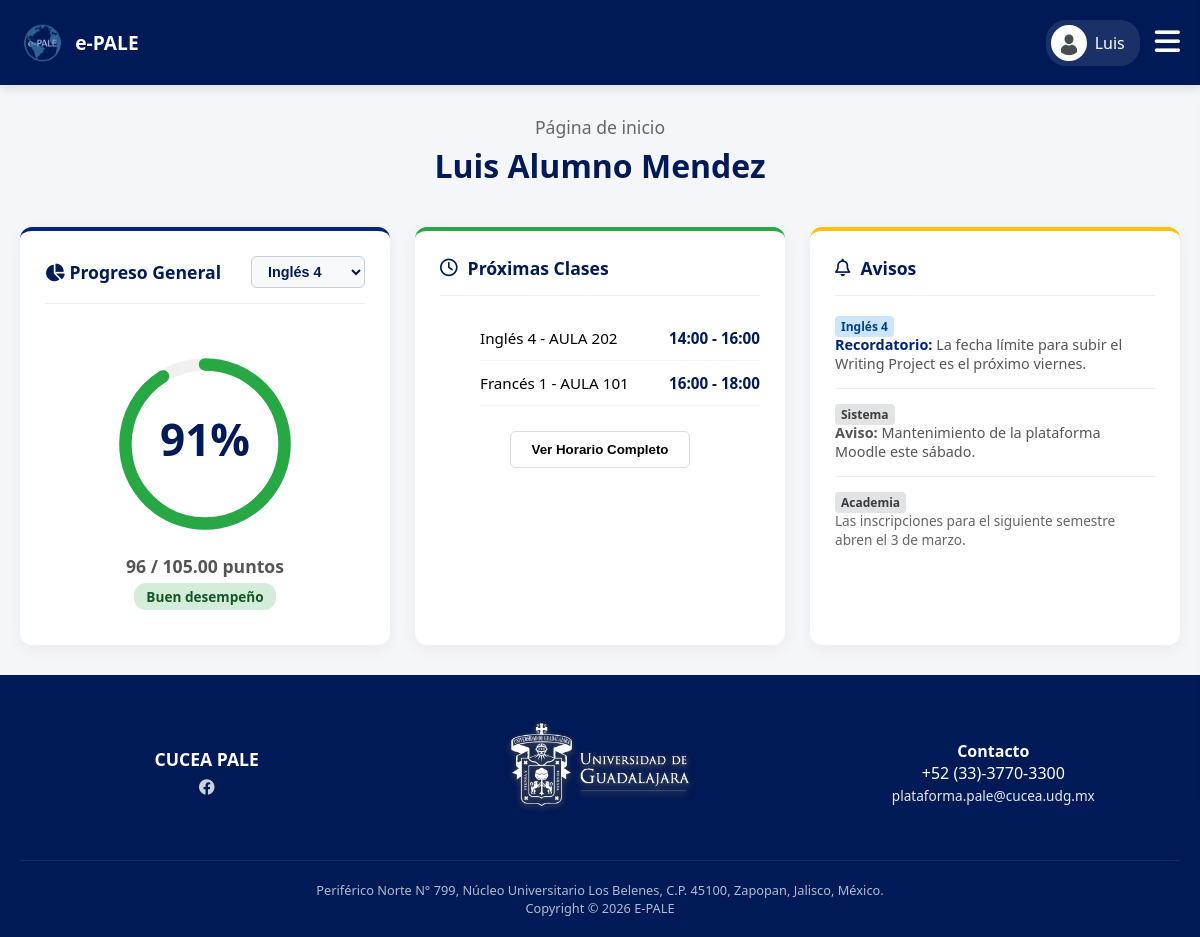
The page /estudiante/index.php (signed in) on the database as committed earlier.
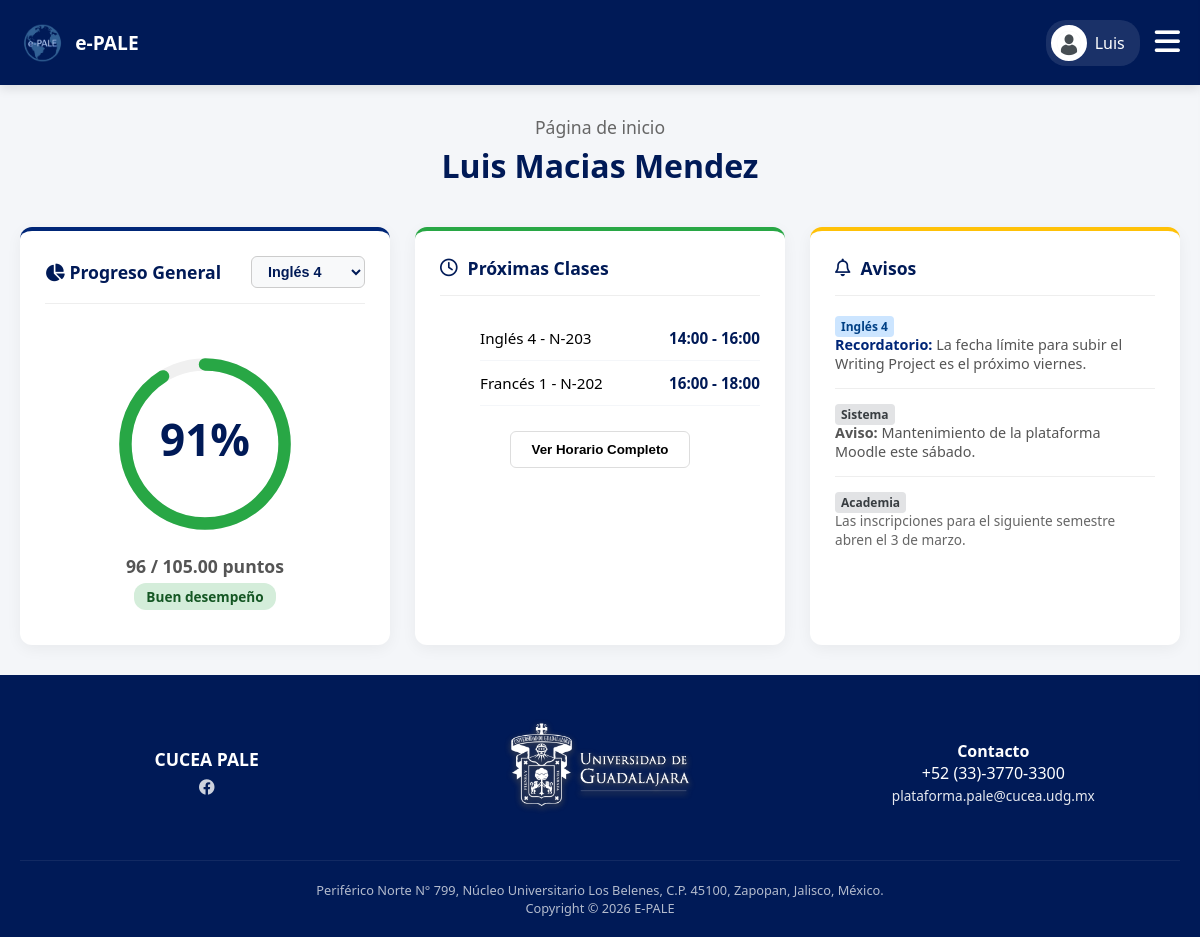
The same page on the database as committed later.
### tables this page shows
CREATE TABLE IF NOT EXISTS `alumnos` (
  `alumno_id` int NOT NULL AUTO_INCREMENT,
  `usuario_id` int NOT NULL,
  `carrera` varchar(50) DEFAULT NULL,
  PRIMARY KEY (`alumno_id`),
  KEY `usuario_id` (`usuario_id`)
);

CREATE TABLE IF NOT EXISTS `usuarios` (
  `usuario_id` int NOT NULL AUTO_INCREMENT,
  `codigo` varchar(20) DEFAULT NULL,
  `nombre` varchar(50) NOT NULL,
  `apellido_paterno` varchar(50) NOT NULL,
  `apellido_materno` varchar(50) DEFAULT NULL,
  `correo` varchar(100) NOT NULL,
  `password` varchar(255) DEFAULT NULL,
  `telefono` varchar(20) DEFAULT NULL,
  `rol` enum('ADMIN','PROFESOR','ALUMNO') NOT NULL,
  `estatus` enum('ACTIVO','INACTIVO') DEFAULT 'ACTIVO',
  `foto_perfil` varchar(255) DEFAULT NULL,
  `google_id` varchar(255) DEFAULT NULL,
  `fecha_creacion` timestamp NULL DEFAULT CURRENT_TIMESTAMP,
  PRIMARY KEY (`usuario_id`),
  UNIQUE KEY `correo` (`correo`),
  UNIQUE KEY `codigo` (`codigo`)
);

CREATE TABLE IF NOT EXISTS `horarios` (
  `horario_id` int NOT NULL AUTO_INCREMENT,
  `nrc` int NOT NULL,
  `dias_patron` varchar(50) DEFAULT NULL,
  `hora_inicio` time NOT NULL,
  `hora_fin` time NOT NULL,
  `modalidad` enum('PRESENCIAL','VIRTUAL') NOT NULL,
  `aula` varchar(50) DEFAULT NULL,
  PRIMARY KEY (`horario_id`),
  KEY `nrc` (`nrc`)
);

CREATE TABLE IF NOT EXISTS `materias` (
  `materia_id` int NOT NULL AUTO_INCREMENT,
  `clave` varchar(10) NOT NULL,
  `nombre` varchar(50) NOT NULL,
  `nivel` int NOT NULL,
  PRIMARY KEY (`materia_id`),
  UNIQUE KEY `clave` (`clave`)
);

### estudiante/index.php (the view, shortened to what the changed rows need)
<?php
require '../db.php';
$stmt_al = $pdo->prepare("SELECT a.alumno_id, u.nombre, u.apellido_paterno, u.apellido_materno
                          FROM alumnos a
                          JOIN usuarios u ON a.usuario_id = u.usuario_id
                          WHERE a.usuario_id = ?");
$stmt_al->execute([$_SESSION['user_id']]);
$alumno = $stmt_al->fetch(PDO::FETCH_ASSOC);
$alumno_id = $alumno['alumno_id'];
$nombre_completo = trim($alumno['nombre'] . ' ' . $alumno['apellido_paterno'] . ' ' . $alumno['apellido_materno']);
$sql_horarios = "SELECT h.hora_inicio, h.hora_fin, h.aula, m.nombre, m.nivel
                 FROM horarios h
                 JOIN grupos g ON h.nrc = g.nrc
                 JOIN materias m ON g.materia_id = m.materia_id
                 JOIN inscripciones i ON g.nrc = i.nrc
                 WHERE i.alumno_id = ? ORDER BY h.hora_inicio ASC";
$stmt_hor = $pdo->prepare($sql_horarios);
$stmt_hor->execute([$alumno_id]);
$horarios = $stmt_hor->fetchAll(PDO::FETCH_ASSOC);
?>
<!DOCTYPE html>
<html lang="es">
<head>
    <link rel="stylesheet" href="../css/estudiante.css?v=<?php echo time(); ?>">
    <link rel="stylesheet" href="https://cdnjs.cloudflare.com/ajax/libs/font-awesome/6.4.0/css/all.min.css">
</head>
<body>
    <main class="main-content">
        <div class="welcome-banner">
            <h2>Página de inicio</h2>
            <h1><?php echo htmlspecialchars($nombre_completo); ?></h1>
        </div>
        <div class="dashboard-grid">
            <div class="card">
                <ul class="next-classes-list">
                    <?php if(count($horarios) > 0): ?>
                        <?php foreach($horarios as $h): ?>
                            <li>
                                <span><?php echo htmlspecialchars($h['nombre'] . ' ' . $h['nivel'] . ' - ' . $h['aula']); ?></span>
                                <span class="grade-value"><?php echo date('H:i', strtotime($h['hora_inicio'])) . ' - ' . date('H:i', strtotime($h['hora_fin'])); ?></span>
                            </li>
                        <?php endforeach; ?>
                    <?php else: ?>
                        <li style="color:#888; justify-content:center;">No tienes clases asignadas.</li>
                    <?php endif; ?>
                </ul>
            </div>
        </div>
    </main>
</body>
</html>

Rows that differ between the two databases and show on the page:
changed through a linked row, alumnos: usuario.apellido_materno "Luis Alumno Mendez" → "Luis Macias Mendez"
changed horarios: aula.nivel "Inglés 4 - AULA 202" → "Inglés 4 - N-203"
changed horarios: aula.nivel "Francés 1 - AULA 101" → "Francés 1 - N-202"
